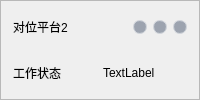
       <widget class="QFrame" name="card_plt2">
        <property name="styleSheet">
         <string notr="true">QFrame#card_rail, QFrame#card_plt0, QFrame#card_plt1, QFrame#card_plt2,
QFrame#card_plt3, QFrame#card_plt4, QFrame#card_plt5, QFrame#card_plt6 {
    background: #ffffff;
    border: 1px solid #b0b8c1;
    border-radius: 4px;
}</string>
        </property>
        <property name="frameShape">
         <enum>QFrame::StyledPanel</enum>
        </property>
        <property name="frameShadow">
         <enum>QFrame::Raised</enum>
        </property>
        <layout class="QVBoxLayout" name="verticalLayout_10">
         <property name="spacing">
          <number>6</number>
         </property>
         <property name="leftMargin">
          <number>6</number>
         </property>
         <property name="topMargin">
          <number>6</number>
         </property>
         <property name="rightMargin">
          <number>6</number>
         </property>
         <property name="bottomMargin">
          <number>6</number>
         </property>
         <item>
          <widget class="QWidget" name="widget_21" native="true">
           <layout class="QHBoxLayout" name="horizontalLayout_12">
            <property name="spacing">
             <number>6</number>
            </property>
            <property name="leftMargin">
             <number>6</number>
            </property>
            <property name="topMargin">
             <number>6</number>
            </property>
            <property name="rightMargin">
             <number>6</number>
            </property>
            <property name="bottomMargin">
             <number>6</number>
            </property>
            <item>
             <widget class="QLabel" name="label_29">
              <property name="text">
               <string>对位平台2</string>
              </property>
             </widget>
            </item>
            <item>
             <widget class="QLabel" name="plt2_label_Xstatus">
              <property name="minimumSize">
               <size>
                <width>14</width>
                <height>14</height>
               </size>
              </property>
              <property name="maximumSize">
               <size>
                <width>14</width>
                <height>14</height>
               </size>
              </property>
              <property name="styleSheet">
               <string notr="true">    background-color: #9ca3af;   /* 默认灰色 */
    border-radius: 7px;          /* 宽高的一半 = 正圆 */
    border: 1px solid #d1d5db;</string>
              </property>
              <property name="text">
               <string/>
              </property>
             </widget>
            </item>
            <item>
             <widget class="QLabel" name="plt2_label_Ystatus">
              <property name="minimumSize">
               <size>
                <width>14</width>
                <height>14</height>
               </size>
              </property>
              <property name="maximumSize">
               <size>
                <width>14</width>
                <height>14</height>
               </size>
              </property>
              <property name="styleSheet">
               <string notr="true">    background-color: #9ca3af;   /* 默认灰色 */
    border-radius: 7px;          /* 宽高的一半 = 正圆 */
    border: 1px solid #d1d5db;</string>
              </property>
              <property name="text">
               <string/>
              </property>
             </widget>
            </item>
            <item>
             <widget class="QLabel" name="plt2_label_Zstatus">
              <property name="minimumSize">
               <size>
                <width>14</width>
                <height>14</height>
               </size>
              </property>
              <property name="maximumSize">
               <size>
                <width>14</width>
                <height>14</height>
               </size>
              </property>
              <property name="styleSheet">
               <string notr="true">    background-color: #9ca3af;   /* 默认灰色 */
    border-radius: 7px;          /* 宽高的一半 = 正圆 */
    border: 1px solid #d1d5db;</string>
              </property>
              <property name="text">
               <string/>
              </property>
             </widget>
            </item>
           </layout>
          </widget>
         </item>
         <item>
          <widget class="QWidget" name="widget_24" native="true">
           <layout class="QHBoxLayout" name="horizontalLayout_23">
            <property name="spacing">
             <number>6</number>
            </property>
            <property name="leftMargin">
             <number>6</number>
            </property>
            <property name="topMargin">
             <number>6</number>
            </property>
            <property name="rightMargin">
             <number>6</number>
            </property>
            <property name="bottomMargin">
             <number>6</number>
            </property>
            <item>
             <widget class="QLabel" name="label_35">
              <property name="text">
               <string>工作状态</string>
              </property>
             </widget>
            </item>
            <item>
             <widget class="QLabel" name="plt2_label_state">
              <property name="text">
               <string>TextLabel</string>
              </property>
             </widget>
            </item>
           </layout>
          </widget>
         </item>
        </layout>
       </widget>
